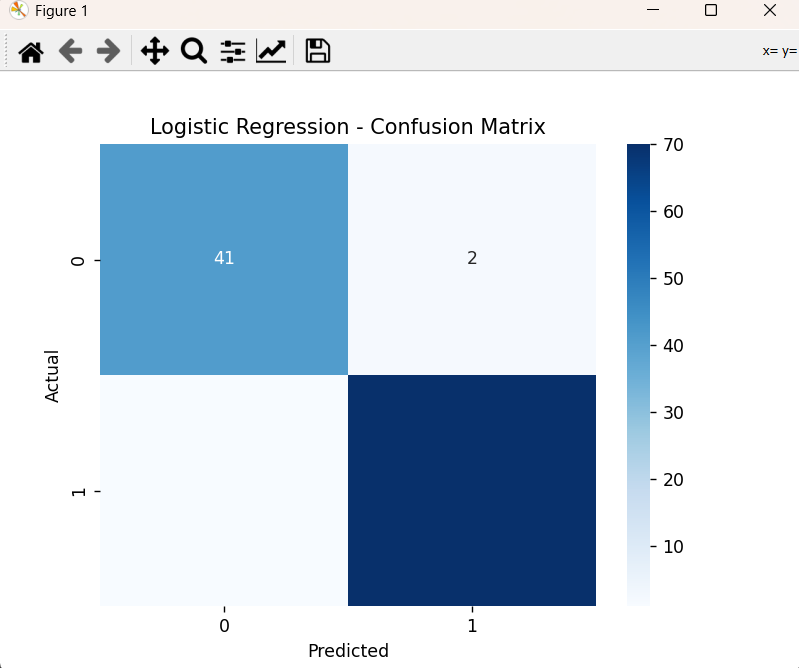

This figure's Python source:
# classification_model.py

import pandas as pd
import numpy as np
import matplotlib.pyplot as plt
import seaborn as sns
from sklearn.datasets import load_breast_cancer
from sklearn.model_selection import train_test_split
from sklearn.preprocessing import StandardScaler
from sklearn.linear_model import LogisticRegression
from sklearn.ensemble import RandomForestClassifier
from sklearn.metrics import confusion_matrix, classification_report, accuracy_score

# Load dataset
data = load_breast_cancer()
X = pd.DataFrame(data.data, columns=data.feature_names)
y = pd.Series(data.target)

print("🔹 Dataset Loaded Successfully!")
print(X.head())

# Split data
X_train, X_test, y_train, y_test = train_test_split(X, y, test_size=0.2, random_state=42)

# Scale features
scaler = StandardScaler()
X_train_scaled = scaler.fit_transform(X_train)
X_test_scaled = scaler.transform(X_test)

# ----------- MODEL 1: Logistic Regression -----------
lr = LogisticRegression(max_iter=1000)
lr.fit(X_train_scaled, y_train)
y_pred_lr = lr.predict(X_test_scaled)

# ----------- MODEL 2: Random Forest Classifier -----------
rf = RandomForestClassifier(n_estimators=100, random_state=42)
rf.fit(X_train, y_train)
y_pred_rf = rf.predict(X_test)

# Evaluation Function
def evaluate_classification(y_true, y_pred, name):
    print(f"\n🔹 Results for {name}")
    print("Accuracy Score:", accuracy_score(y_true, y_pred))
    print("Classification Report:\n", classification_report(y_true, y_pred))
    
    cm = confusion_matrix(y_true, y_pred)
    sns.heatmap(cm, annot=True, fmt='d', cmap='Blues')
    plt.title(f"{name} - Confusion Matrix")
    plt.xlabel("Predicted")
    plt.ylabel("Actual")
    plt.show()

# Evaluate
evaluate_classification(y_test, y_pred_lr, "Logistic Regression")
evaluate_classification(y_test, y_pred_rf, "Random Forest Classifier")
